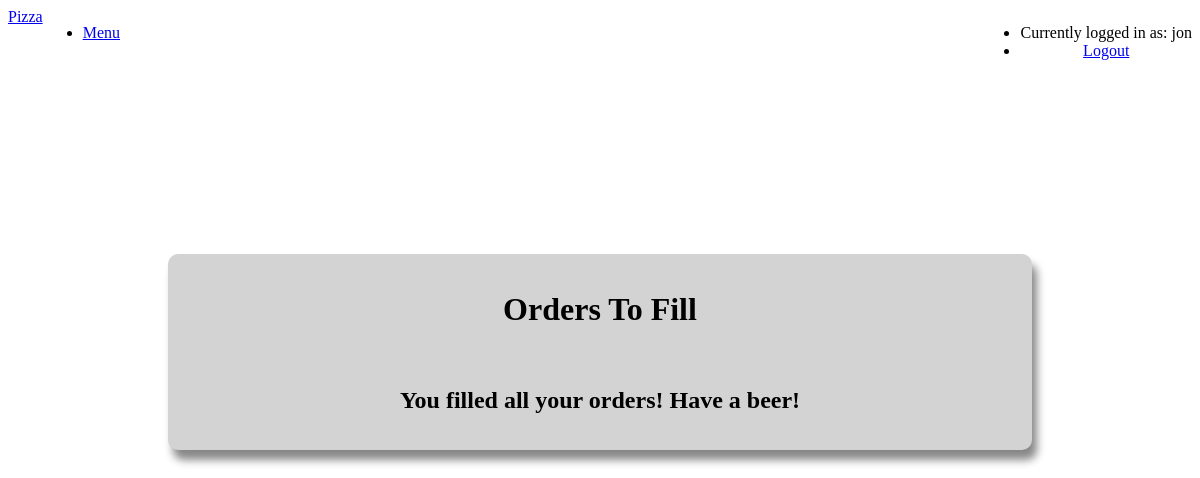
Before: /fill (signed in) with the older database file.
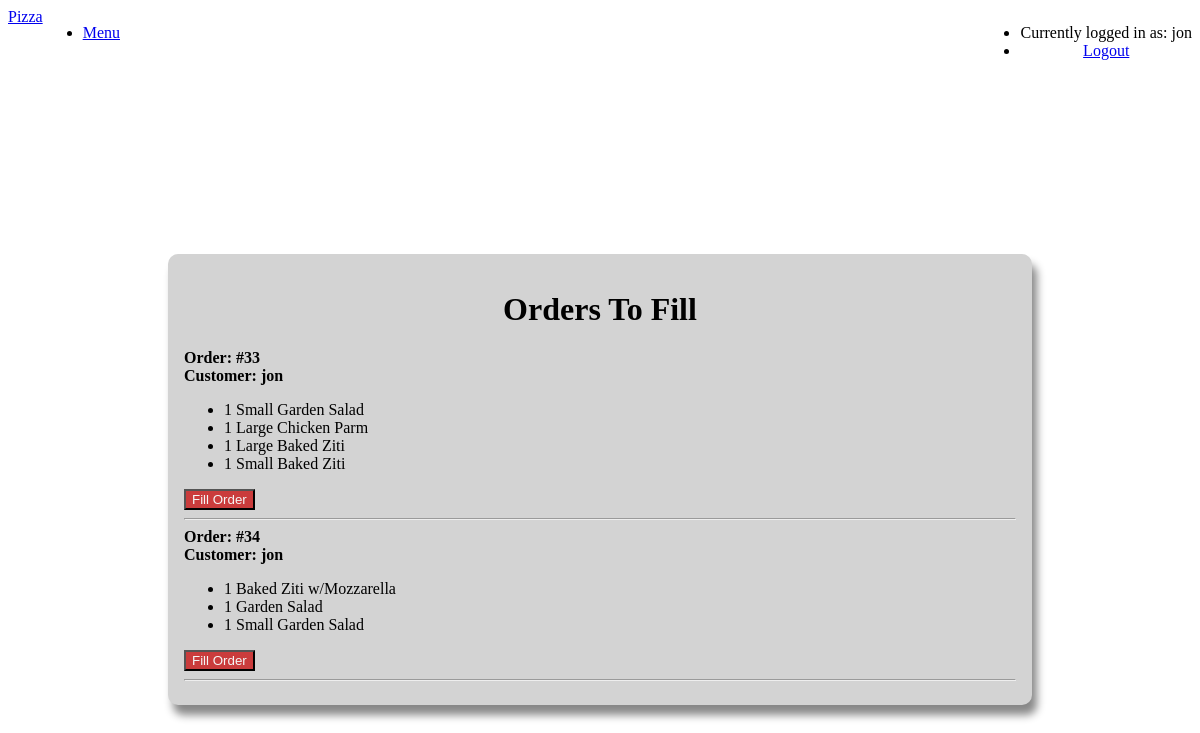
After: the same page with the newer database file.
### orders/models.py (models this page shows, shortened)
class Cart(models.Model):
    user = models.CharField(max_length=64) # will be propogated with session username
    regulars = models.ManyToManyField(RegularItem, blank=True, related_name="regulars")
    sicilians = models.ManyToManyField(SicilianItem, blank=True, related_name="sicilians")
    pastas = models.ManyToManyField(PastaItem, blank=True, related_name="pastas")
    salads = models.ManyToManyField(SaladItem, blank=True, related_name="salads")
    subs = models.ManyToManyField(SubItem, blank=True, related_name="subs")
    dinners = models.ManyToManyField(DinnerItem, blank=True, related_name="dinners")
    ordered = models.BooleanField(default=False)
    completed = models.BooleanField(default=False)

class DinnerItem(models.Model):
    dinner = models.ForeignKey(Dinner, on_delete=models.CASCADE)
    def __str__(self):
        return f"{self.dinner.size} {self.dinner.name}"

class Dinner(models.Model):
    name = models.CharField(max_length=64)
    size = models.ForeignKey(Size, on_delete=models.CASCADE)
    price = models.DecimalField(max_digits=5, decimal_places=2)

class Size(models.Model):
    name = models.CharField(max_length=64)
    def __str__(self):
        return self.name

class PastaItem(models.Model):
    pasta = models.ForeignKey(Pasta, on_delete=models.CASCADE)
    def __str__(self):
        return self.pasta.name

class Pasta(models.Model):
    name = models.CharField(max_length=64)
    price = models.DecimalField(max_digits=5, decimal_places=2)

class SaladItem(models.Model):
    salad = models.ForeignKey(Salad, on_delete=models.CASCADE)
    def __str__(self):
        return self.salad.name

class Salad(models.Model):
    name = models.CharField(max_length=64)
    price = models.DecimalField(max_digits=5, decimal_places=2)

### orders/views.py (the view)
# urls.py: path("fill", views.fill, name="fill"),
@staff_member_required
def fill(request):
    if request.method == "POST":
        id = int(request.POST["order"])
        ordered = Cart.objects.get(id=id)
        ordered.completed = True
        ordered.save()
    orders = Cart.objects.filter(ordered=True, completed=False)
    context = {
        "orders": orders,
        "user": request.user
    }
    return render(request, "orders/fill.html", context)

### orders/templates/orders/fill.html (shortened to what this page needs)
{% extends "orders/base.html" %}
{% block body %}
<div class="navl pure-menu pure-menu-horizontal">
  <a href="#" class="left pure-menu-heading pure-menu-link">Pizza</a>
  <ul class="pure-menu-list left">
      <li class="pure-menu-item"><a href="{% url 'index' %}" class="pure-menu-link">Menu</a></li>
  </ul>
  <ul class="pure-menu-list right">
      <li class="pure-menu-item"><a class="pure-menu-disabled">Currently logged in as: {{ user.username }}</a></li>
      <li class="pure-menu-item"><a href="{% url 'logout' %}" class="pure-menu-link">Logout</a></li>
  </ul>
</div>
<div class="l-box order checkout">
  <div class="center">
    <h1>Orders To Fill</h1>
  </div>
    {% if orders %}
    {% for order in orders %}
    <a class="bold">Order: #{{ order.id }}</a><br>
    <a class="bold">Customer: {{order.user}}</a>
    <ul>
      {% for item in order.pastas.all %}
      <li>1 {{ item }}</li>
      {% endfor %}
      {% for item in order.salads.all %}
      <li>1 {{ item }}</li>
      {% endfor %}
      {% for item in order.dinners.all %}
      <li>1 {{ item }}</li>
      {% endfor %}
    </ul>
    <form action="{% url 'fill' %}" method="post">{% csrf_token %}
      <button class="pure-button button-red" name="order" value="{{ order.id }}" type="submit">Fill Order</button>
    </form>
    <hr>
    {% endfor %}
    {% else %}
    <div class="center">
      <br>
      <h2>You filled all your orders! Have a beer!</h2>
    </div>
    {% endif %}
</div>
{% endblock %}

### orders/templates/orders/base.html (shortened to what this page needs)
{% load static %}
<!DOCTYPE html>
<html lang="en" dir="ltr">
  <head>
    <link rel="stylesheet" href="https://unpkg.com/purecss@1.0.1/build/pure-min.css">
    <link rel="stylesheet" href="https://unpkg.com/purecss@1.0.1/build/grids-responsive-min.css">
    <link rel="stylesheet" href="https://cdnjs.cloudflare.com/ajax/libs/font-awesome/4.7.0/css/font-awesome.min.css">
    <link rel="stylesheet" href="{% static 'orders/styles.css' %}"/>
  </head>
  <body>
    {% block body %}
    {% endblock %}
  </body>
</html>

### orders/static/orders/styles.css (style rules this page uses)
body { background-image: url(https://images.unsplash.com/photo-1534308983496-4fabb1a015ee?ixlib=rb-1.2.1&ixid=eyJhcHBfaWQiOjEyMDd9&auto=format&fit=crop&w=1955&q=80); background-position: top; }
.navl { list-style-type: none; margin: 0; padding: 0; overflow: hidden; background-color: #fff; }
.l-box { padding: 1em; }
.order { margin: 2em; background-color: lightgrey; border-radius: 10px; box-shadow: 5px 10px 8px #888888; }
.checkout { margin-top: 15%; margin-left: 10em; margin-right: 10em; }
.button-red { background: rgb(202, 60, 60); color: whitesmoke; }
.right { text-align: center; }
.center { text-align: center; }
.left { float: left; }
.right { float: right; }
.bold { font-weight: bold; }

Changed rows visible on the page:
added Cart: id "33", user "jon"
added DinnerItem: dinner.name "Small Garden Salad", shown under "33"
added DinnerItem: dinner.name "Large Chicken Parm", shown under "33"
added DinnerItem: dinner.name "Large Baked Ziti", shown under "33"
added DinnerItem: dinner.name "Small Baked Ziti", shown under "33"
added Cart: id "34", user "jon"
added PastaItem: pasta.name "Baked Ziti w/Mozzarella"
added SaladItem: salad.name "Garden Salad"
added DinnerItem: dinner.name "Small Garden Salad", shown under "34"
Other visible differences:
text no longer shown: "You filled all your orders! Have a beer!"
